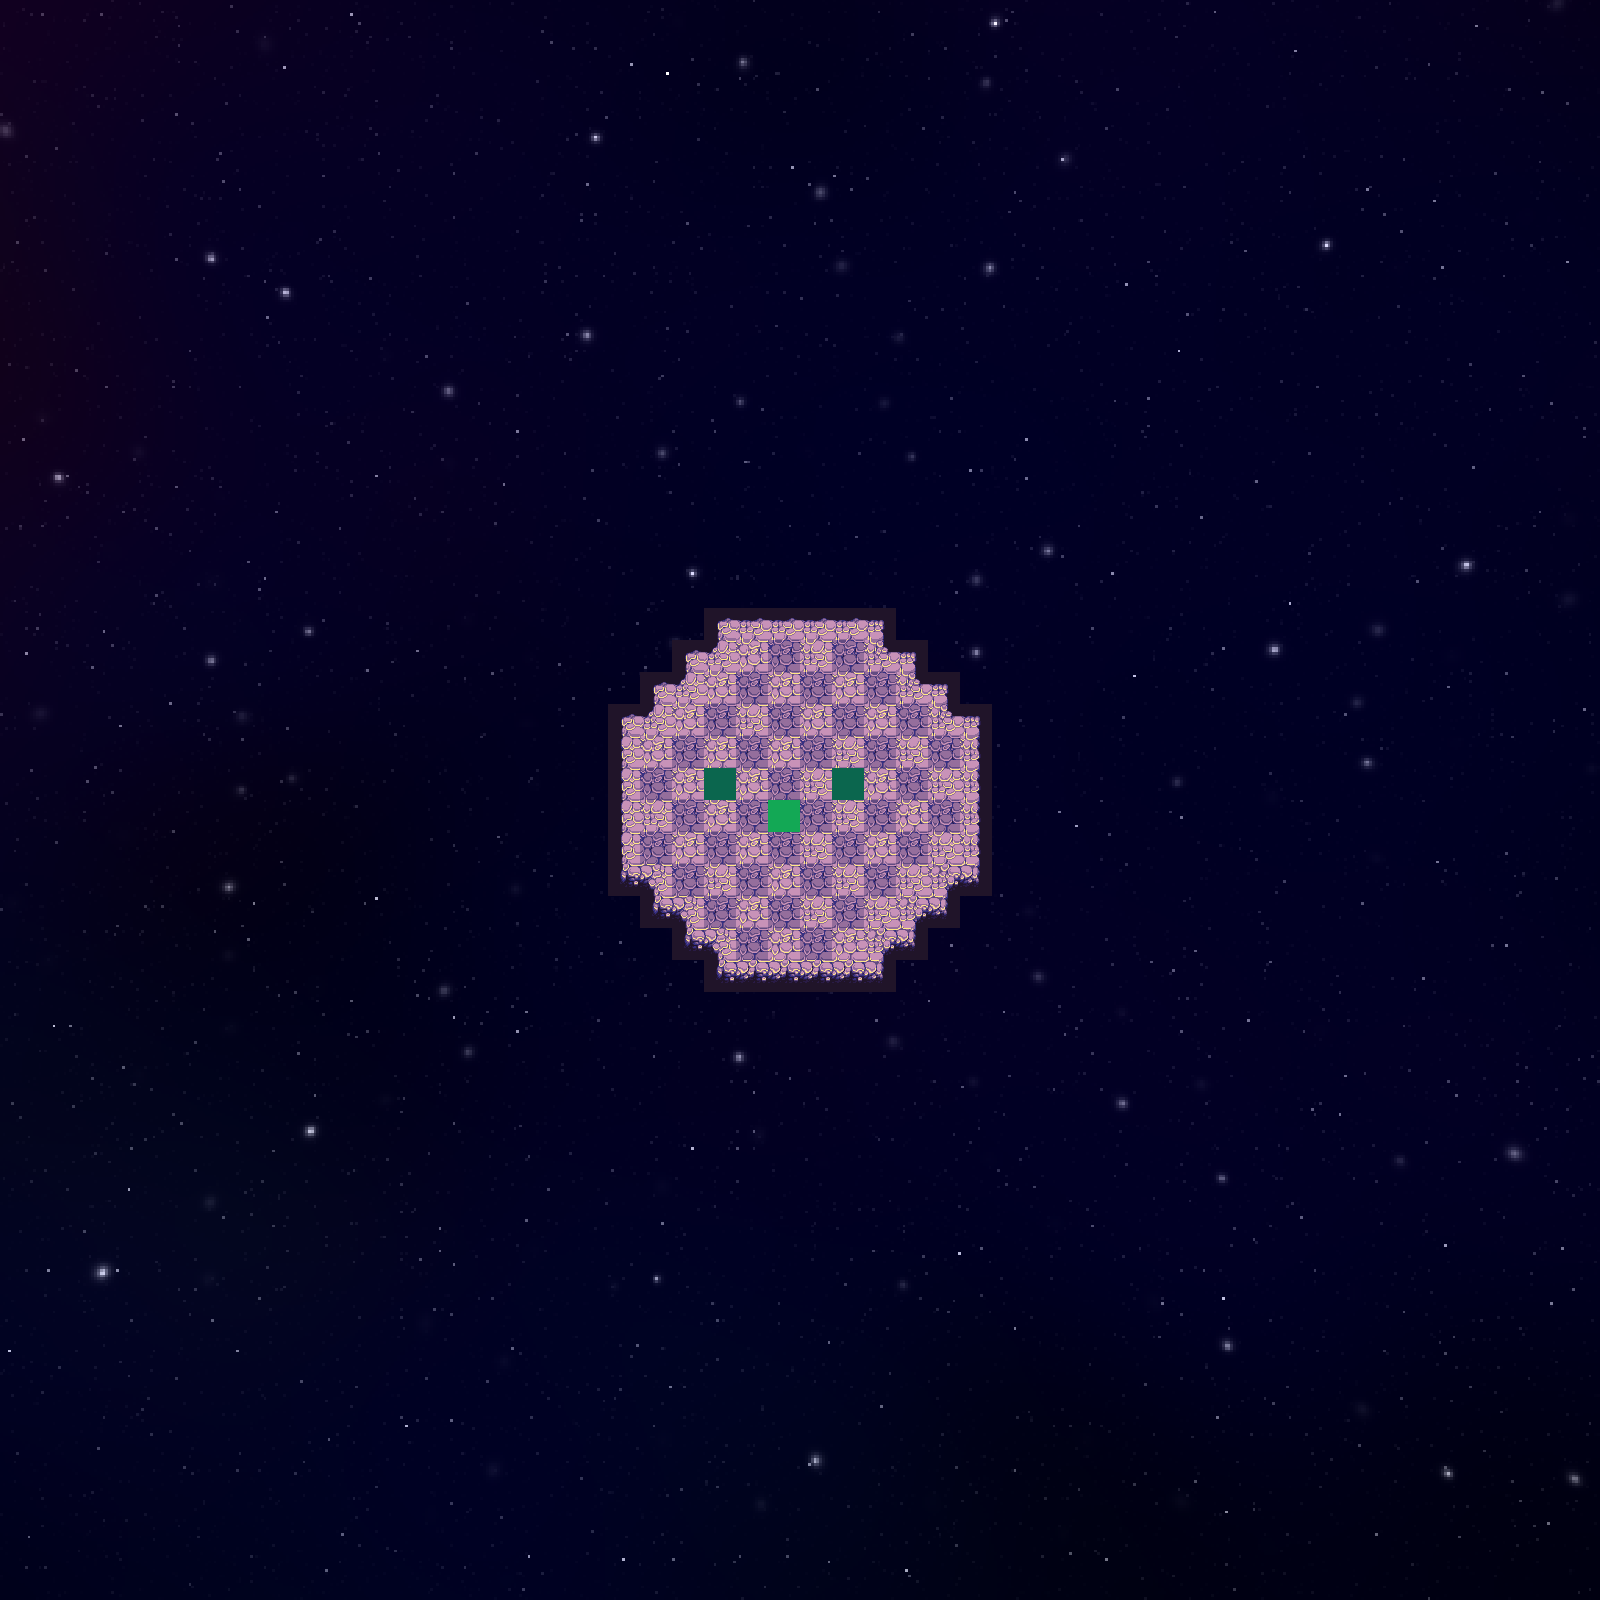

A level layout from a 2D game, rendered from its tile map. Below: a short description, then the map file with tile-grid data replaced by summaries:
An orthogonal 50x50 tile map with 32x32 px tiles, 3 tile layers (vide, sol, puddles), 5 tilesets, 1 image layer and 8 objects (6x Apple, Joueur, ZombieBoss).

<map version="1.9" tiledversion="1.9.2" orientation="orthogonal" renderorder="left-up" width="50" height="50" tilewidth="32" tileheight="32" infinite="0" nextlayerid="13" nextobjectid="77">
 <editorsettings>
  <export format="json" />
 </editorsettings>
 <tileset firstgid="1" source="pluton.tsx" />
 <tileset firstgid="181" source="../acid_puddle.tsx" />
 <tileset firstgid="182" source="../apple.tsx" />
 <tileset firstgid="183" source="../zombies.tsx" />
 <tileset firstgid="208" source="../player.tsx" />
 <imagelayer id="4" name="Background" locked="1" offsetx="-703.788" offsety="-700.455">
  <image source="../galaxy-Z.png" width="2844" height="2844" />
 </imagelayer>
 <objectgroup id="12" name="Bats" />
 <layer id="2" name="vide" width="50" height="50">
  <data>[2500 cells, 0 non-empty, 0 distinct tile ids]</data>
 </layer>
 <layer id="1" name="sol" width="50" height="50">
  <data>[2500 cells, 120 non-empty, 17 distinct tile ids]</data>
 </layer>
 <layer id="8" name="puddles" width="50" height="50">
  <data>[2500 cells, 0 non-empty, 0 distinct tile ids]</data>
 </layer>
 <objectgroup id="3" name="Joueur">
  <properties>
   <property name="life" type="float" value="100" />
   <property name="range" type="float" value="100" />
   <property name="strength" type="float" value="10" />
  </properties>
  <object id="41" name="Joueur" gid="208" x="768" y="832" width="24" height="24" />
 </objectgroup>
 <objectgroup id="4" name="Zombies">
  <properties>
   <property name="damage" type="float" value="5" />
   <property name="life" type="float" value="15" />
   <property name="monnaie" type="float" value="2" />
  </properties>
 </objectgroup>
 <objectgroup id="5" name="Apples">
  <properties>
   <property name="heal" type="float" value="20" />
  </properties>
  <object id="30" name="Apple" gid="182" x="704" y="800" width="16" height="16" />
  <object id="52" name="Apple" gid="182" x="704.333" y="784.333" width="16" height="16" />
  <object id="69" name="Apple" gid="182" x="703.667" y="751.667" width="16" height="16" />
  <object id="70" name="Apple" gid="182" x="703.667" y="768.333" width="16" height="16" />
  <object id="71" name="Apple" gid="182" x="704.333" y="735.333" width="16" height="16" />
  <object id="72" name="Apple" gid="182" x="705" y="720" width="16" height="16" />
 </objectgroup>
 <objectgroup id="11" name="Bosses">
  <object id="76" name="ZombieBoss" gid="194" x="769" y="712.333" width="64" height="64">
   <properties>
    <property name="damage" type="float" value="10" />
    <property name="life" type="float" value="15" />
    <property name="monnaie" type="float" value="20" />
   </properties>
  </object>
 </objectgroup>
</map>
